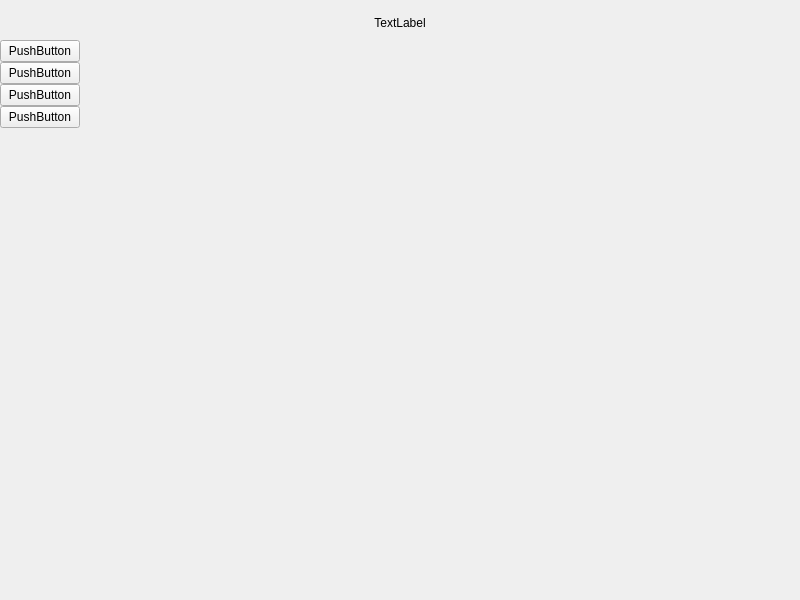
<?xml version="1.0" encoding="UTF-8"?>
<ui version="4.0">
 <class>ToolBoxUI</class>
 <widget class="QWidget" name="ToolBoxUI">
  <property name="geometry">
   <rect>
    <x>0</x>
    <y>0</y>
    <width>800</width>
    <height>600</height>
   </rect>
  </property>
  <property name="minimumSize">
   <size>
    <width>600</width>
    <height>300</height>
   </size>
  </property>
  <property name="windowTitle">
   <string>ToolBoxUI</string>
  </property>
  <layout class="QHBoxLayout" name="horizontalLayout_2">
   <property name="spacing">
    <number>0</number>
   </property>
   <property name="leftMargin">
    <number>0</number>
   </property>
   <property name="topMargin">
    <number>0</number>
   </property>
   <property name="rightMargin">
    <number>0</number>
   </property>
   <property name="bottomMargin">
    <number>0</number>
   </property>
   <item>
    <widget class="QWidget" name="widget_background" native="true">
     <layout class="QVBoxLayout" name="verticalLayout_2">
      <property name="spacing">
       <number>10</number>
      </property>
      <property name="leftMargin">
       <number>0</number>
      </property>
      <property name="topMargin">
       <number>16</number>
      </property>
      <property name="rightMargin">
       <number>0</number>
      </property>
      <property name="bottomMargin">
       <number>0</number>
      </property>
      <item>
       <widget class="QLabel" name="label_title">
        <property name="text">
         <string>TextLabel</string>
        </property>
        <property name="alignment">
         <set>Qt::AlignCenter</set>
        </property>
       </widget>
      </item>
      <item>
       <widget class="QWidget" name="widget_2" native="true">
        <layout class="QHBoxLayout" name="horizontalLayout">
         <property name="spacing">
          <number>10</number>
         </property>
         <property name="leftMargin">
          <number>0</number>
         </property>
         <property name="topMargin">
          <number>0</number>
         </property>
         <property name="rightMargin">
          <number>16</number>
         </property>
         <property name="bottomMargin">
          <number>0</number>
         </property>
         <item>
          <widget class="QWidget" name="widget_main_func" native="true">
           <property name="minimumSize">
            <size>
             <width>0</width>
             <height>0</height>
            </size>
           </property>
           <property name="maximumSize">
            <size>
             <width>16777215</width>
             <height>16777215</height>
            </size>
           </property>
           <layout class="QVBoxLayout" name="verticalLayout">
            <property name="spacing">
             <number>0</number>
            </property>
            <property name="leftMargin">
             <number>0</number>
            </property>
            <property name="topMargin">
             <number>0</number>
            </property>
            <property name="rightMargin">
             <number>0</number>
            </property>
            <property name="bottomMargin">
             <number>0</number>
            </property>
            <item>
             <widget class="QWidget" name="widget_btn" native="true">
              <layout class="QVBoxLayout" name="verticalLayout_3">
               <property name="spacing">
                <number>0</number>
               </property>
               <property name="leftMargin">
                <number>0</number>
               </property>
               <property name="topMargin">
                <number>0</number>
               </property>
               <property name="rightMargin">
                <number>0</number>
               </property>
               <property name="bottomMargin">
                <number>0</number>
               </property>
               <item>
                <widget class="QPushButton" name="pushButton">
                 <property name="text">
                  <string>PushButton</string>
                 </property>
                </widget>
               </item>
               <item>
                <widget class="QPushButton" name="pushButton_2">
                 <property name="text">
                  <string>PushButton</string>
                 </property>
                </widget>
               </item>
               <item>
                <widget class="QPushButton" name="pushButton_3">
                 <property name="text">
                  <string>PushButton</string>
                 </property>
                </widget>
               </item>
               <item>
                <widget class="QPushButton" name="pushButton_4">
                 <property name="text">
                  <string>PushButton</string>
                 </property>
                </widget>
               </item>
              </layout>
             </widget>
            </item>
            <item>
             <spacer name="verticalSpacer">
              <property name="orientation">
               <enum>Qt::Vertical</enum>
              </property>
              <property name="sizeHint" stdset="0">
               <size>
                <width>20</width>
                <height>451</height>
               </size>
              </property>
             </spacer>
            </item>
           </layout>
          </widget>
         </item>
         <item>
          <widget class="QWidget" name="widget_view" native="true">
           <property name="minimumSize">
            <size>
             <width>100</width>
             <height>0</height>
            </size>
           </property>
           <layout class="QVBoxLayout" name="verticalLayout_4">
            <property name="spacing">
             <number>0</number>
            </property>
            <property name="leftMargin">
             <number>0</number>
            </property>
            <property name="topMargin">
             <number>10</number>
            </property>
            <property name="rightMargin">
             <number>0</number>
            </property>
            <property name="bottomMargin">
             <number>10</number>
            </property>
            <item>
             <widget class="QStackedWidget" name="stackedWidget">
              <widget class="QWidget" name="page"/>
              <widget class="QWidget" name="page_2"/>
             </widget>
            </item>
           </layout>
          </widget>
         </item>
        </layout>
       </widget>
      </item>
     </layout>
    </widget>
   </item>
  </layout>
 </widget>
 <layoutdefault spacing="6" margin="11"/>
 <resources/>
 <connections/>
</ui>
